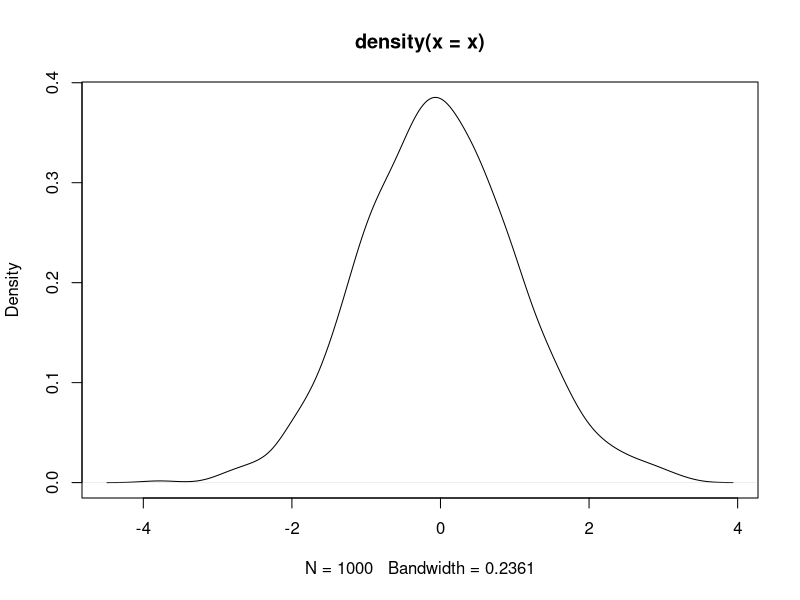

R code for this plot:
## ---- chunk 1
knitr::opts_chunk$set(echo = TRUE)
## ---- chunk 2
x <- rnorm(1000)


## ---- chunk 3
plot(density(x))
